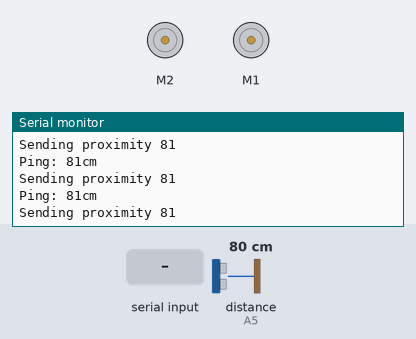
The sketch below on a simulated Arduino Uno, built with avr-gcc and run on an emulated ATmega328P. Parts: 2 × DC motor (green arrow = forward, orange = backward, longer = faster), the last lines printed to the serial monitor. Inputs (shaded band) come from the test bench; at power-on: distance to the obstacle (sensor on A5) 80 cm. The echo pulse lasts 58.3 µs per cm.

Above: at 1.3 s.
1.4 s: "1" received over the second serial link
2.9 s: distance to the obstacle (sensor on A5) set to 2 cm
At 3.01 s:
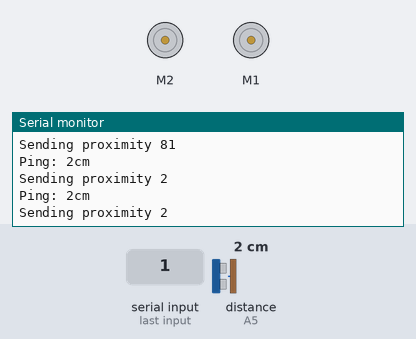
4.4 s: "0" received over the second serial link
5.9 s: distance to the obstacle (sensor on A5) set to 4 cm
At 5.91 s:
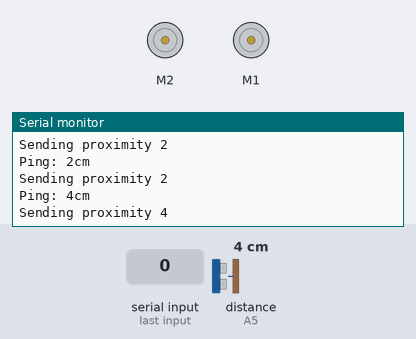
Timing chart, 0 to 8.4 s (numbered marks = the images above; inputs shaded):
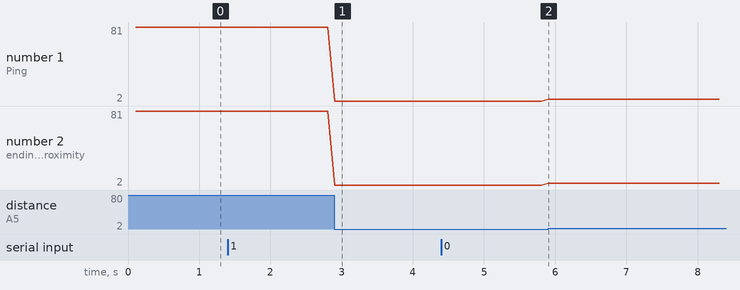

Measured:
- after the input at 2.9 s, the serial monitor: prints a new line at once (image 1)
- after the input at 5.9 s, the serial monitor: prints a new line at once (image 2)
- plotted number 1: 81 → 2 after the input at 2.9 s, 2 → 4 after the input at 5.9 s
- plotted number 2: 81 → 2 after the input at 2.9 s, 2 → 4 after the input at 5.9 s

The sketch:

btandproxbytemessage2.ino
```cpp
#include <SoftwareSerial.h>
#include <AFMotor.h>
#include <NewPing.h>
#include <TimedAction.h>

#define ECHO_PIN A5 // Echo Pin
#define TRIGGER_PIN A4 // Trigger Pin
#define MAX_DISTANCE 200 // Maximum range needed

#define BT_TX A3  // TX-O pin of bluetooth mate, Arduino D2
#define BT_RX A2  // RX-I pin of bluetooth mate, Arduino D3

int useSerialLog = 1;
int bufferIndex = 0;
int proxIndex = 1;
int proxMin = 10;

// Message Type
const int MOVE_MESSAGE_TYPE = 1; // 00000001
const int MESSAGE_TYPE_BITS = 3; // 00000011

// DIRECTION
const int FW = 4;  // 00000100
const int REVERSE = 8;  // 00001000
const int LEFT    = 12; // 00001100
const int RIGHT   = 16; // 00010000
const int STOP    = 20; // 00010100
const int DIRECTION_BITS = 28; // 00011100

// SPEED
const int SLOW 	= 0;   // 00100000
const int MEDIUM  = 64;  // 01000000
const int FAST    = 96;  // 01100000
const int FULL    = 128; // 10000000
const int SPEED_BITS   = 224; // 11100000

SoftwareSerial bluetooth(BT_TX, BT_RX);
TimedAction timedAction = TimedAction(100, measureAndTransmitProximity);
NewPing sonar(TRIGGER_PIN, ECHO_PIN, MAX_DISTANCE); // NewPing setup of pins and maximum distance.

AF_DCMotor rightMotor(1); // create motor #2, 64KHz pwm
AF_DCMotor leftMotor(2); // create motor #2, 64KHz pwm

void setup()
{
  Serial.begin(115200);           // set up Serial library at 9600 bps
  bluetooth.begin(115200);  // The Bluetooth Mate defaults to 115200bps
  bluetooth.print("$$$");  // Enter command mode
  delay(100);  // Short delay, wait for the Mate to send back CMD
  bluetooth.println("U,9600,N");  // Temporarily Change the baudrate to 9600, no parity
  // 115200 can be too fast at times for NewSoftSerial to relay the data reliably
  bluetooth.begin(9600);  // Start bluetooth serial at 9600
  logMessage("Arduino Started");
}


void loop()
{
  int message = 0;
  while((message = readBluetoothMessageByte()) > 0) {
    Serial.print("Message type ");
    Serial.println(message & MESSAGE_TYPE_BITS);
    if((message & MESSAGE_TYPE_BITS) == MOVE_MESSAGE_TYPE) {
      Serial.println(message & DIRECTION_BITS);
      Serial.println(message & SPEED_BITS);
      moveDirection(message & DIRECTION_BITS, message & SPEED_BITS);
    }
  }
  timedAction.check();
}

byte readBluetoothMessageByte() {
  byte message = 0;

  if(bluetooth.available() > 0) {
    message = bluetooth.read();
    Serial.print("Message received: ");
    Serial.println(message);
  }
  return message;
}

void moveDirection(int dir, int powerInt) {
  float power;
  switch(powerInt) {
  case SLOW:
    power = .25;
    break;
  case MEDIUM:
    power = .50;
    break;
  case FAST:
    power = .75;
    break;
  case FULL:
    power = 1;
    break;
  default:
    power = 0;
  }

  switch(dir) {
  case LEFT:
    logMessage("Moving left");
    moveMotors(FORWARD, 255 * power, FORWARD, 255 * power);
    break;
  case RIGHT:
    logMessage("Moving right");
    moveMotors(BACKWARD, 255 * power, BACKWARD, 255 * power);
    break;
  case FW:
    logMessage("Moving forward");
    moveMotors(BACKWARD, 255 * power, FORWARD, 255 * power);
    break;
  case REVERSE:
    logMessage("Moving backward");
    moveMotors(FORWARD, 255 * power, BACKWARD, 255 * power);
    break;
  default:
    logMessage("Stopping motors");
    moveMotors(RELEASE, 0, RELEASE, 0);
    break;
  }
}

void logMessage(char* message) {
  if(useSerialLog) {
    Serial.println(message);
  } else {
    bluetooth.print("{ \"type\" : \"LOG\", \"message\" : \"");
    bluetooth.print(message);
    bluetooth.println("\" }");
  }
}

void measureAndTransmitProximity() {
  int prox = readProximity();
  sendProximity(prox);
}

void sendProximity(int proximity) {
  Serial.print("Sending proximity ");
  Serial.println(proximity);
  bluetooth.print("{ \"type\" : \"PROXIMITY\", \"value\" : ");
  bluetooth.print(proximity);
  bluetooth.println(" }");
}

void moveMotors(int lmDir, int lmSpeed, int rmDir, int rmSpeed) {
  leftMotor.setSpeed(lmSpeed);
  rightMotor.setSpeed(rmSpeed);     // set the speed to 200/255
  leftMotor.run(lmDir);    // set the speed to 200/255
  rightMotor.run(rmDir);
}

int readProximity() {
  int cm = sonar.ping_cm(); // Send ping, get ping time in microseconds (uS).
  Serial.print("Ping: ");
  Serial.print(cm); // Convert ping time to distance in cm and print result (0 = outside set distance range)
  Serial.println("cm");
  return cm;
}
```
